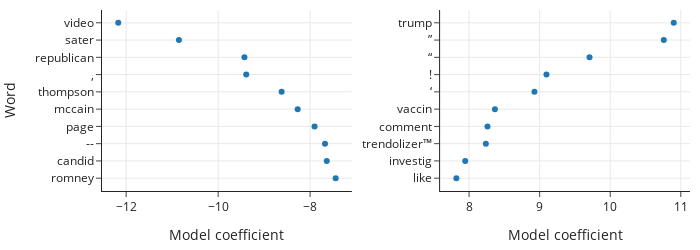

The code cell stored with this chart in its notebook:
### Markdown cell above
This means that our classifier has 23,812 features, a large increase from our previous model, which only had 15. Since we can't display that many model weights, we display the 10 most negative and 10 most positive weights:

### Code cell
log_reg = model3.named_steps.logisticregressioncv
coefs = (pd.DataFrame(tfidf.vocabulary_.keys(),
                      columns=['word'],
                      index=tfidf.vocabulary_.values())
         .sort_index()
         .assign(coef=log_reg.coef_[0])
         .sort_values('coef')
        )
fig1 = px.scatter(coefs[:10][::-1], x='coef', y='word')
fig2 = px.scatter(coefs[-10:], x='coef', y='word')
fig = left_right(fig1, fig2, horizontal_spacing=0.15)
fig.update_xaxes(title='Model coefficient')
fig.update_yaxes(title='Word', row=1, col=1)

### Figure 1 — Plotly figure (JSON) as saved in the notebook; plotly's stock layout.template omitted (floating-point values rounded to 4 significant figures)
{"data": [{"hovertemplate": "coef=%{x}<br>word=%{y}<extra></extra>", "legendgroup": "", "marker": {"color": "#1F77B4", "symbol": "circle"}, "mode": "markers", "name": "", "orientation": "h", "showlegend": false, "type": "scatter", "x": [-7.444, -7.638, -7.676, -7.903, -8.27, -8.619, -9.389, -9.428, -10.85, -12.17], "xaxis": "x", "y": ["romney", "candid", "--", "page", "mccain", "thompson", ",", "republican", "sater", "video"], "yaxis": "y"}, {"hovertemplate": "coef=%{x}<br>word=%{y}<extra></extra>", "legendgroup": "", "marker": {"color": "#1F77B4", "symbol": "circle"}, "mode": "markers", "name": "", "orientation": "h", "showlegend": false, "type": "scatter", "x": [7.819, 7.945, 8.238, 8.26, 8.366, 8.926, 9.096, 9.706, 10.76, 10.9], "xaxis": "x2", "y": ["like", "investig", "trendolizer™", "comment", "vaccin", "‘", "!", "“", "”", "trump"], "yaxis": "y2"}], "layout": {"height": 250, "width": 700, "xaxis": {"anchor": "y", "autorange": true, "domain": [0, 0.425], "range": [-12.53, -7.091], "title": {"text": "Model coefficient"}, "type": "linear"}, "xaxis2": {"anchor": "y2", "autorange": true, "domain": [0.575, 1], "range": [7.589, 11.13], "title": {"text": "Model coefficient"}, "type": "linear"}, "yaxis": {"anchor": "x", "autorange": true, "domain": [0, 1], "range": [-0.7413, 9.741], "title": {"text": "Word"}, "type": "category"}, "yaxis2": {"anchor": "x2", "autorange": true, "domain": [0, 1], "range": [-0.7413, 9.741], "type": "category"}}}
